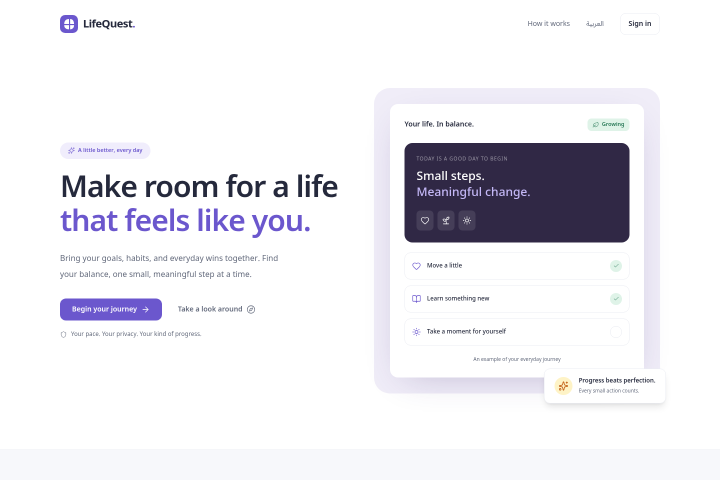
#> input picture docs/media/landing.png, 1440 x 960 px (shown at 1/2 size); its folder holds 4 pictures in this run
$ python animate.py
#> lines starting #> are read from the running program, lines starting #| are printed output that depends on the picture
"""Build the README tour from public-page screenshots. Requires Pillow."""

from pathlib import Path
import subprocess

from PIL import Image, ImageDraw, ImageFont

MEDIA = Path(__file__).resolve().parents[2] / "docs" / "media"
SIZE = (1100, 840)


def font(size):
    try:
        path = subprocess.check_output(
            ["fc-match", "-f", "%{file}", "sans"], text=True
        ).strip()
        return ImageFont.truetype(path, size)
    except (OSError, subprocess.CalledProcessError):
        return ImageFont.load_default(size=size)


def scene(index, title, subtitle, image_name, mobile=False):
#> called with index = 0, image_name = 'landing.png', mobile = False
    canvas = Image.new("RGB", SIZE, "#191522")
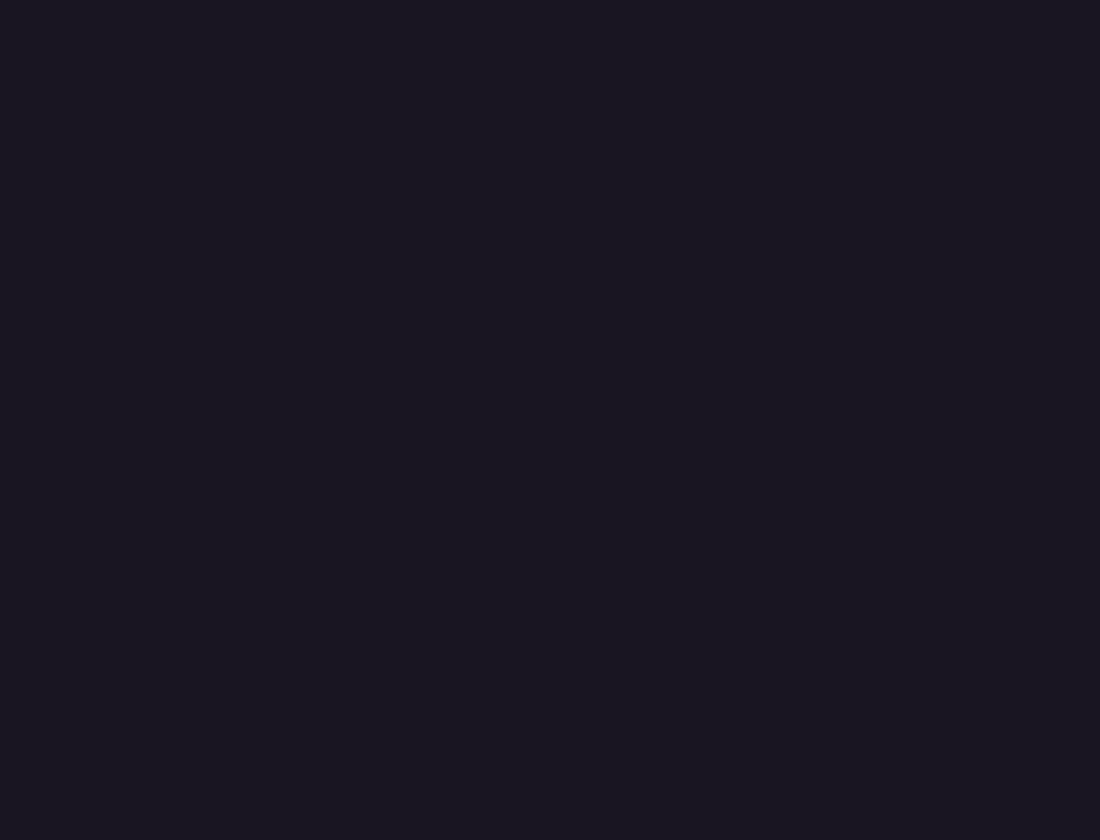
#> canvas: PIL image 1100x840 RGB; mean R, G, B 25, 21, 34
    draw = ImageDraw.Draw(canvas)
    draw.rounded_rectangle((28, 24, 69, 65), radius=12, fill="#B8E7D1")
    draw.text((40, 30), str(index + 1).zfill(2), font=font(18), fill="#263C33")
#> (the call stopped at in font, `path = subprocess.check_output( ["fc-match", "-f", "%{file}", "sans"],..`: subprocess is not available in this run)
    draw.text((85, 20), title, font=font(25), fill="#F5F0FF")
#> (the call stopped at in font, `path = subprocess.check_output( ["fc-match", "-f", "%{file}", "sans"],..`: subprocess is not available in this run)
    draw.text((86, 57), subtitle, font=font(13), fill="#BCAECF")
#> (the call stopped at in font, `path = subprocess.check_output( ["fc-match", "-f", "%{file}", "sans"],..`: subprocess is not available in this run)
    screenshot = Image.open(MEDIA / image_name).convert("RGB")
#> screenshot is the input picture: PIL image 1440x960 RGB; mean R, G, B 235.9, 235.1, 239.6
    if mobile:
        draw.rounded_rectangle((28, 104, 1072, 804), radius=20, fill="#292136")
        draw.text((80, 253), "Your next step.", font=font(38), fill="#F5F0FF")
        draw.text((80, 307), "Always with you.", font=font(38), fill="#B8E7E2")
        draw.text((83, 397), "A little better, every day.", font=font(19), fill="#C2B4D6")
        for y, label in [(478, "Goals with meaning"), (524, "Habits at your pace"), (570, "Progress worth keeping")]:
            draw.ellipse((84, y + 8, 91, y + 15), fill="#B8E7D1")
            draw.text((110, y), label, font=font(17), fill="#D9CFE8")
        screenshot.thumbnail((304, 658), Image.Resampling.LANCZOS)
        x, y = 682, 128
        draw.rounded_rectangle((x - 10, y - 10, x + screenshot.width + 10, y + screenshot.height + 10), radius=30, fill="#0C0912", outline="#6C5E80", width=2)
        mask = Image.new("L", screenshot.size)
        ImageDraw.Draw(mask).rounded_rectangle((0, 0, screenshot.width, screenshot.height), radius=23, fill=255)
        canvas.paste(screenshot, (x, y), mask)
    else:
        screenshot = screenshot.resize((1044, 696), Image.Resampling.LANCZOS)
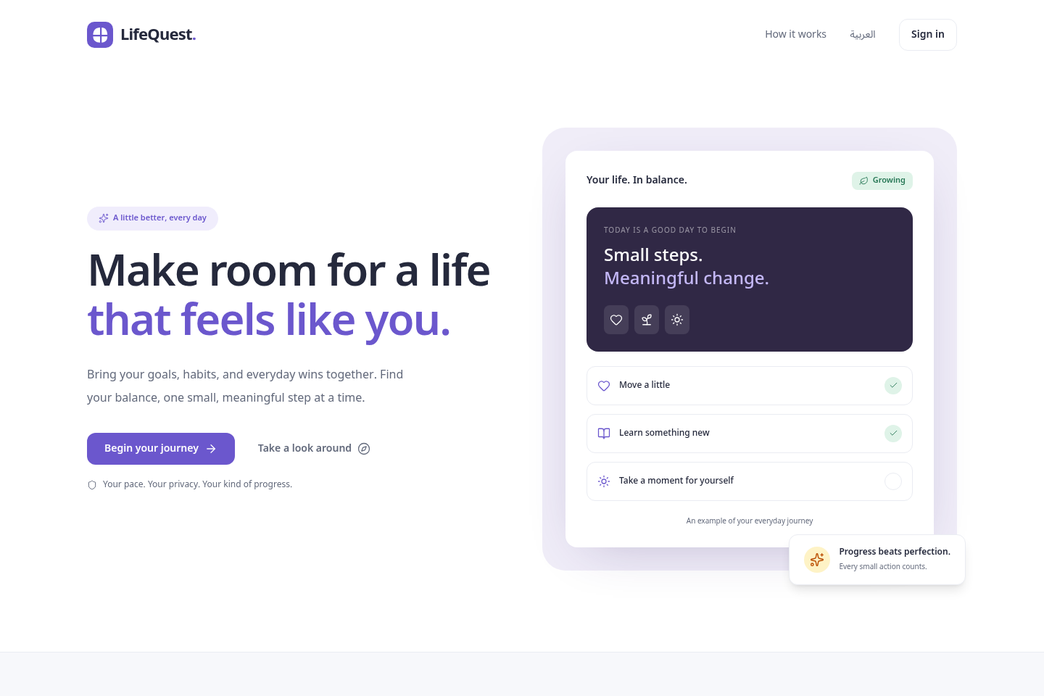
#> screenshot: PIL image 1044x696 RGB; mean R, G, B 235.8, 235, 239.5
        draw.rounded_rectangle((28, 100, 1072, 804), radius=18, fill="#362C47")
        for x, color in [(47, "#B394BE"), (65, "#C9B58C"), (83, "#96BDA8")]:
            draw.ellipse((x, 113, x + 7, 120), fill=color)
        draw.text((417, 106), "lifequest-web-cyan.vercel.app", font=font(11), fill="#C8BED8")
#> (the call stopped at in font, `path = subprocess.check_output( ["fc-match", "-f", "%{file}", "sans"],..`: subprocess is not available in this run)
        # A narrow crop preserves legibility and the browser-window proportions.
        canvas.paste(screenshot.crop((0, 0, 1044, 667)), (28, 133))
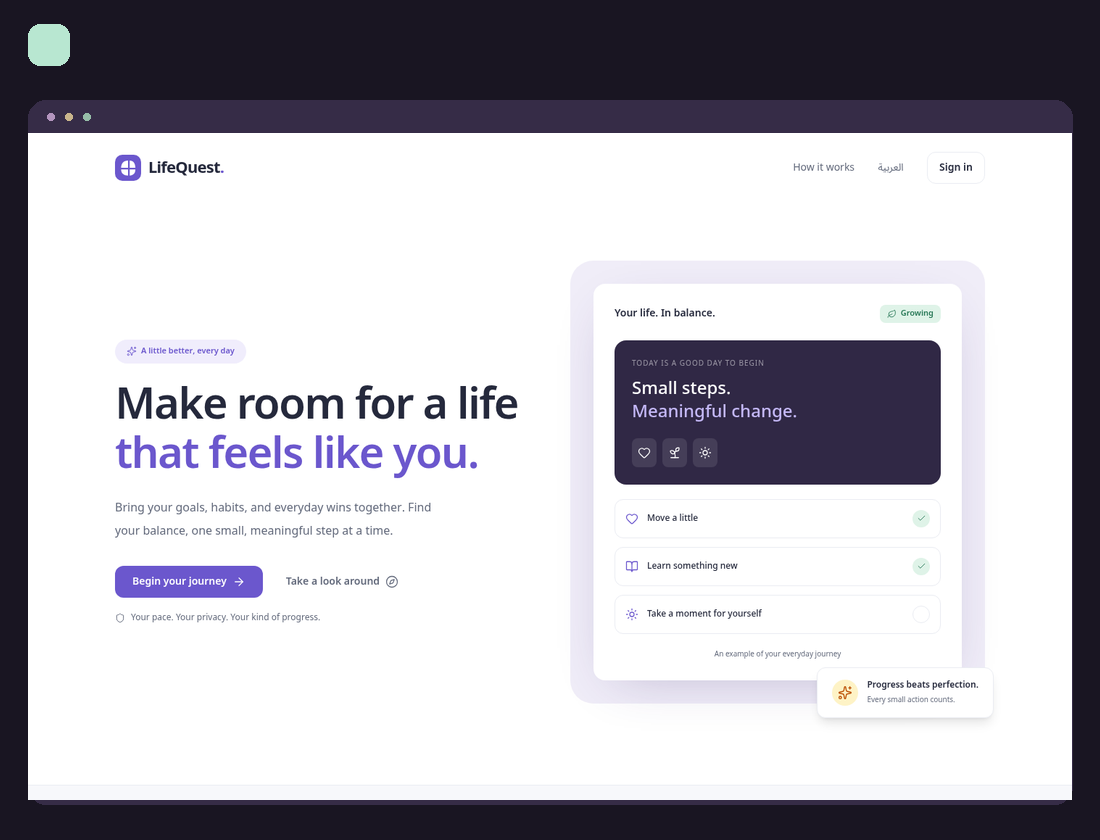
#> canvas: PIL image 1100x840 RGB; mean R, G, B 185, 183.2, 190.4
    for step in range(3):
        left = 486 + step * 46
        draw.rounded_rectangle((left, 818, left + 33, 822), radius=2, fill="#B8E7D1" if step == index else "#493C5B")
    return canvas


scenes = [
    scene(0, "Make room for a life that feels like you.", "THE PUBLIC EXPERIENCE  /  ENGLISH + LIGHT", "landing.png"),
    scene(1, "A different language. The same sense of balance.", "ARABIC + RIGHT-TO-LEFT  /  DARK THEME", "arabic-dark.png"),
    scene(2, "Small steps, wherever the day takes you.", "RESPONSIVE DESIGN  /  MOBILE", "mobile.png", mobile=True),
]
#> (the call stopped at in font, `path = subprocess.check_output( ["fc-match", "-f", "%{file}", "sans"],..`: subprocess is not available in this run)
#> (the call stopped at in font, `path = subprocess.check_output( ["fc-match", "-f", "%{file}", "sans"],..`: subprocess is not available in this run)
#> (the call stopped at in font, `path = subprocess.check_output( ["fc-match", "-f", "%{file}", "sans"],..`: subprocess is not available in this run)
#> (the run stopped early here; a loop or call above may not have finished)
